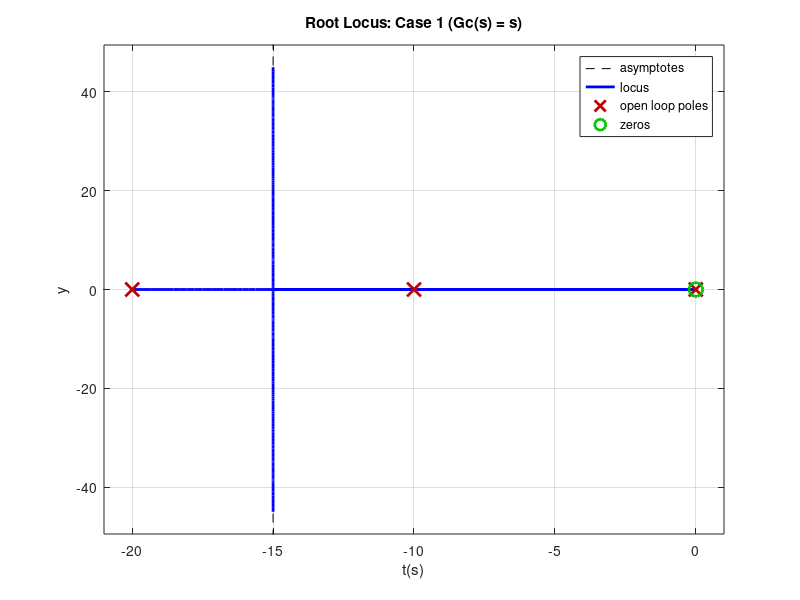
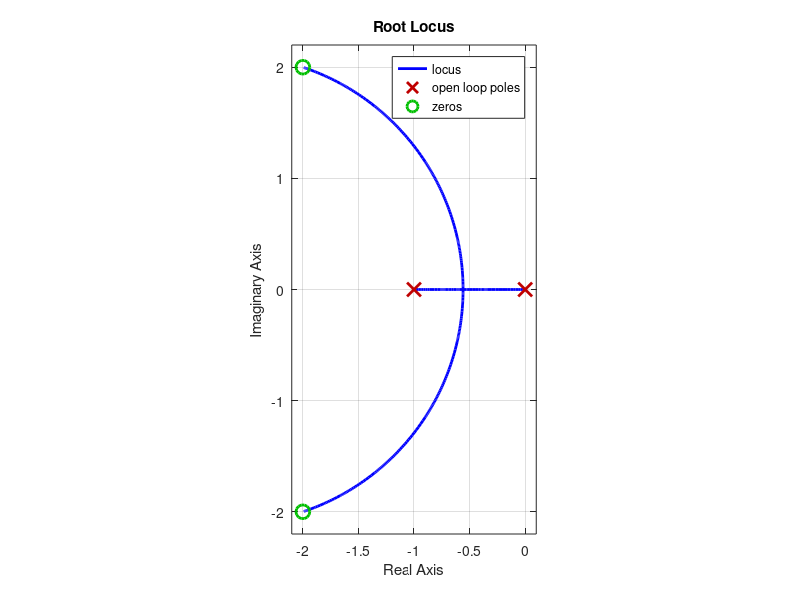
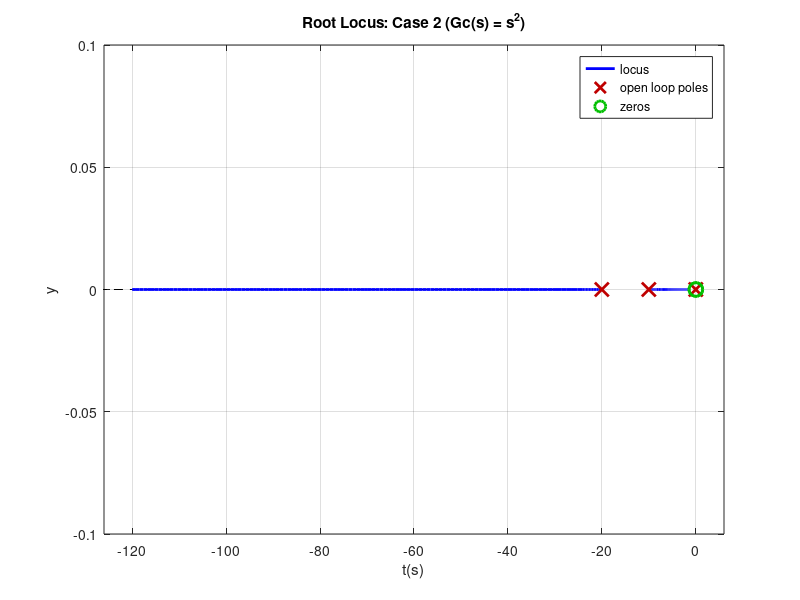
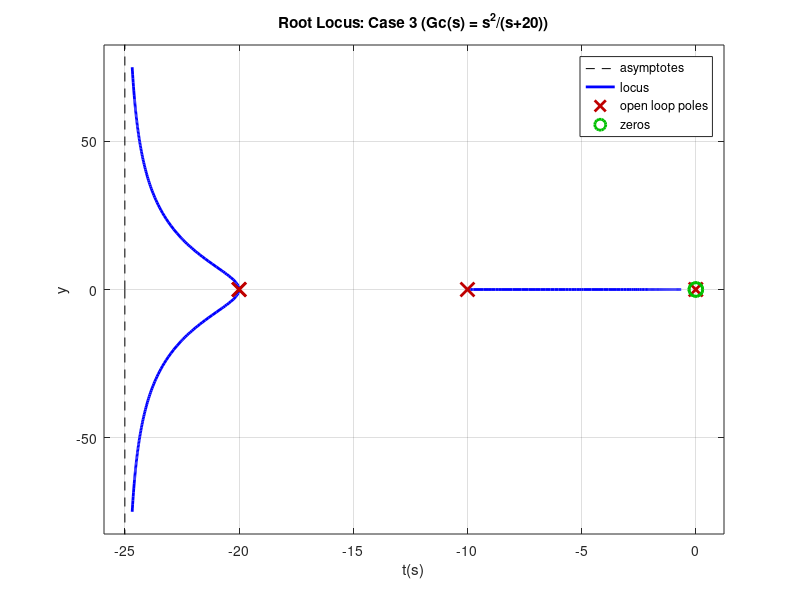

The MATLAB script that drew these images, in order: (Note: this script raises an error after producing the figures.)
%Q1
% Define system zeros and poles
zeros = [-2+2j; -2-2j];
poles = [0; -1];

% Create transfer function from zeros and poles
sys = zpk(zeros, poles, 1);

% Figure for root locus
figure(2);
rlocus(sys);
grid on;
title('Root Locus');
axis equal;


%Q2
% Define the Laplace variable 's'
s = tf('s');
% Define the system components
G1 = tf([100], [1,20]);       % First block
G2 = tf([10], [1,10,0]);  % Second block

% Case 1: Gc(s) = s
Gc1 = tf([1 0], 1);
C1 = feedback(G2, Gc1);% Closed-loop transfer function
T1 = feedback(G1* C1, 1);
L1 = G1 * G2 * Gc1;           % Open-loop transfer function for root locus

% Case 2: Gc(s) = s^2
Gc2 = tf([1 0 0], 1);
C2 = feedback(G2, Gc2);
T2 = feedback(G1* C2, 1);
L2 = G1 * G2 * Gc2;

% Case 3: Gc(s) = s^2 / (s + 20)
Gc3 = tf([1 0 0], [1 20]);
C3 = feedback(G2, Gc3);
T3 = feedback(G1 * C3, 1);
L3 = G1 * G2 * Gc3;

% Display the transfer functions
disp('Case 1 Transfer Function (T1):');
T1
disp('Case 2 Transfer Function (T2):');
T2
disp('Case 3 Transfer Function (T3):');
T3

% Plot root locus for each case
figure;
rlocus(L1);
xlabel('t(s)'); ylabel('y');
title('Root Locus: Case 1 (Gc(s) = s)');

figure;
rlocus(L2);
xlabel('t(s)'); ylabel('y');
title('Root Locus: Case 2 (Gc(s) = s^2)');

figure;
rlocus(L3);
xlabel('t(s)'); ylabel('y');
title('Root Locus: Case 3 (Gc(s) = s^2/(s+20))');

%Q3
% Define transfer functions of the system blocks
s = tf('s');
G1 = 1/(s+1);
G2 = 1/(2*s+1);
G3 = 1/(5*s+1);

% Combine plant transfer functions
plant = G1 * G2 * G3;

% Test different PID parameters
Kp_values = [0.5, 1, 2, 5, 10];
Ki_values = [0, 0.1, 0.3, 0.5, 1];
Kd_values = [0, 0.5, 1, 2, 5];

% Initialize variables to store the best parameters
best_Kp = 0;
best_Ki = 0;
best_Kd = 0;
best_settling_time = Inf;
best_overshoot = Inf;

% Create a figure for all responses
figure;
hold on;
grid on;
legends = {};

% Color map for plotting
colors = jet(length(Kp_values) * length(Ki_values) * length(Kd_values));
color_idx = 1;

% Loop through parameter combinations
for i = 1:length(Kp_values)
    for j = 1:length(Ki_values)
        for k = 1:length(Kd_values)
            Kp = Kp_values(i);
            Ki = Ki_values(j);
            Kd = Kd_values(k);
            
            % Create PID controller
            C = Kp + Ki/s + Kd*s;
            
            % Create closed-loop system
            sys_cl = feedback(C*plant, 1);
            
            % Get step response
            [y, t] = step(sys_cl, 50);
            
            % Calculate performance metrics
            info = stepinfo(y, t);
            rise_time = info.RiseTime;
            settling_time = info.SettlingTime;
            if isempty(settling_time), settling_time = 50; end
            overshoot = info.Overshoot;
            
            % Using a weighted combination of settling time and overshoot
            performance = 0.7*settling_time + 0.3*overshoot;
            best_performance = 0.7*best_settling_time + 0.3*best_overshoot;
            
            if performance < best_performance
                best_Kp = Kp;
                best_Ki = Ki;
                best_Kd = Kd;
                best_settling_time = settling_time;
                best_overshoot = overshoot;
            end
            
            % Plot only selected combinations to avoid too many lines
            if mod(color_idx, 5) == 0
                plot(t, y, 'Color', colors(color_idx,:));
                legends{end+1} = ['Kp=', num2str(Kp), ', Ki=', num2str(Ki), ', Kd=', num2str(Kd)];
            end
            color_idx = color_idx + 1;
        end
    end
end

title('Step Responses for Different PID Parameters');
xlabel('Time (seconds)');
ylabel('Amplitude');
legend(legends, 'Location', 'eastoutside');

% Display the best parameters
disp('Best PID Parameters:');
disp(['Kp = ', num2str(best_Kp)]);
disp(['Ki = ', num2str(best_Ki)]);
disp(['Kd = ', num2str(best_Kd)]);
disp(['Settling Time = ', num2str(best_settling_time)]);
disp(['Overshoot = ', num2str(best_overshoot), '%']);

% Plot the response with the best parameters
figure;
best_controller = best_Kp + best_Ki/s + best_Kd*s;
best_sys_cl = feedback(best_controller*plant, 1);
step(best_sys_cl, 50);
title(['Optimized Response: Kp=', num2str(best_Kp), ', Ki=', num2str(best_Ki), ', Kd=', num2str(best_Kd)]);
grid on;

%Q4
fib = @(n) round(((1+sqrt(5))/2)^n/sqrt(5));
fprintf('The answers are:\n');  
display([fib(3), fib(9), fib(15)])